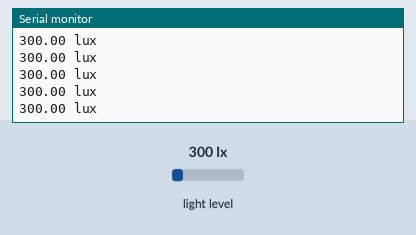
A sketch run on a simulated Arduino Uno, built with avr-gcc and run on an emulated ATmega328P. Shown: the last lines printed to the serial monitor. Inputs (shaded band) come from the test bench; at power-on: light level 300 lx.

Above: at 1.2 s.
1.3 s: light level set to 40 lx
At 1.52 s:
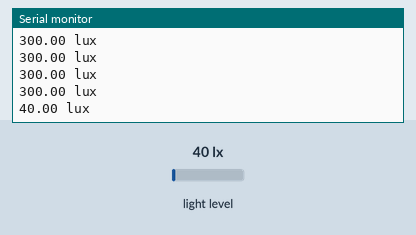
2.8 s: light level set to 500 lx
At 2.85 s:
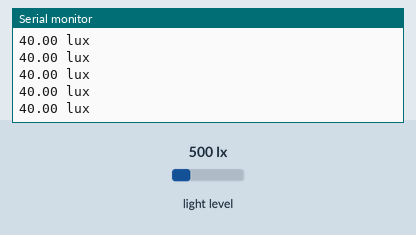
Timing chart, 0 to 5.8 s (numbered marks = the images above; inputs shaded):
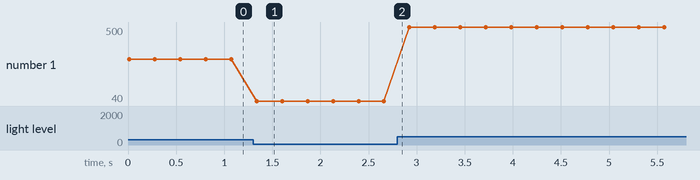

The sketch:

TSL2561.ino
```cpp
#include <Wire.h>
#include <Adafruit_Sensor.h>
#include <Adafruit_TSL2561_U.h>

/* This driver uses the Adafruit unified sensor library (Adafruit_Sensor),
   which provides a common 'type' for sensor data and some helper functions.

   To use this driver you will also need to download the Adafruit_Sensor
   library and include it in your libraries folder.

   You should also assign a unique ID to this sensor for use with
   the Adafruit Sensor API so that you can identify this particular
   sensor in any data logs, etc.  To assign a unique ID, simply
   provide an appropriate value in the constructor below (12345
   is used by default in this example).

   Connections
   ===========
   Connect SCL to I2C SCL Clock
   Connect SDA to I2C SDA Data
   Connect VCC/VDD to 3.3V or 5V (depends on sensor's logic level, check the datasheet)
   Connect GROUND to common ground

   I2C Address
   ===========
   The address will be different depending on whether you leave
   the ADDR pin floating (addr 0x39), or tie it to ground or vcc.
   The default addess is 0x39, which assumes the ADDR pin is floating
   (not connected to anything).  If you set the ADDR pin high
   or low, use TSL2561_ADDR_HIGH (0x49) or TSL2561_ADDR_LOW
   (0x29) respectively.

   History
   =======
   2013/JAN/31  - First version (KTOWN)
*/

Adafruit_TSL2561_Unified tsl = Adafruit_TSL2561_Unified(TSL2561_ADDR_FLOAT, 12345);

/**************************************************************************/
/*
    Displays some basic information on this sensor from the unified
    sensor API sensor_t type (see Adafruit_Sensor for more information)
*/
/**************************************************************************/


void setup(void)
{
  Serial.begin(9600);

  tsl.begin();

  tsl.enableAutoRange(true);            /* Auto-gain ... switches automatically between 1x and 16x */
  tsl.setIntegrationTime(TSL2561_INTEGRATIONTIME_101MS);  /* medium resolution and speed   */

}

void loop(void)
{

  sensors_event_t event;
  tsl.getEvent(&event);

  Serial.print(event.light); Serial.println(" lux");

  delay(250);
}
```

Measured:
- after the input at 1.3 s, the serial monitor: prints a new line at once (image 1)
- plotted number 1: 300 → 40 after the input at 1.3 s, 40 → 500 after the input at 2.8 s
